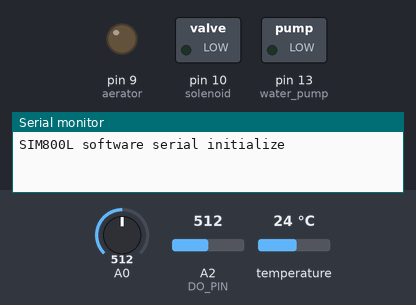
Simulated run of this sketch. Board: Arduino Uno, built with avr-gcc and run on an emulated ATmega328P. Shown: switched loads named in the sketch (green lamp = pin HIGH), output pins drawn as LEDs (lit = HIGH), the last lines printed to the serial monitor. Inputs (shaded band) come from the test bench; at power-on: A0 = 512, A2 (DO_PIN) = 512, temperature 24 °C. The local clock reads 2024-03-15 10:24:30 at power-on unless the sketch sets it; the modem accepts every AT command (registered, SIM ready, sends succeed) and sends nothing else.

Above: at 1.1 s.
At 1.9 s:
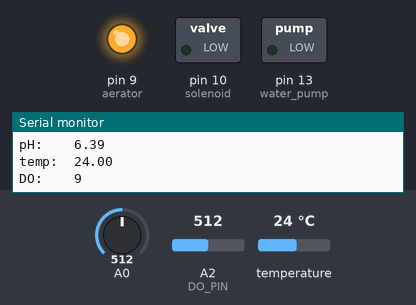
Timing chart, 0 to 3.4 s (numbered marks = the images above):
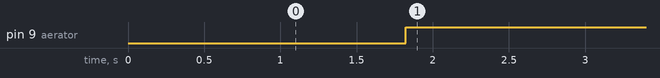

Measured:
- by itself, pin 9 (aerator): LOW → HIGH at 1.8 s

The sketch:

aqua-a1.ino
```cpp
  //---- Start: Including of all libraries ----//
#include <stdlib.h>
#include <Arduino.h>
#include "SoftwareSerial.h" //communication between arduino and nodemcu
#include <OneWire.h> // for temp
#include <DallasTemperature.h> // for temp
#include <DS3231.h>
#include <Wire.h>
#include <SoftwareSerial.h>
#define rxPin 11  //for GSM SIM800
#define txPin 10  //for GSM Sim 800

SoftwareSerial serialSIM800(10, 11);  //for GSM
SoftwareSerial nodemcu(6, 7); // serial communication from esp
String data1, data2, data3; // variables to parse data to nodemcu
int water_pump = 13;             //arduino pin for waterpump_relay
int solenoid = 10;               //arduino pin for solenoid_relay
int aerator = 9;                //arduino pin for aerator_relay


//--normal values for sensors--//
float pH_normal = 7; float  DO_normal = 5; float temp_normal = 25;
float pH_float=data1.toFloat(); float temp_float=data2.toFloat(); float DO_float=data3.toFloat();


DS3231  rtc(SDA, SCL);
Time t;

//water pump
int OnSec_wp = 5;          //turn on after x seconds
int OffSec_wp = 10;        // turn off after x seconds

//solenoid
int OnSec_sol=30;         //turn on after x seconds
int OffSec_sol=35;        //turn off after x seconds

//-- Start: PH SENSOR CODE--//
  float calibration_value = 21.34 - 0.7;
  int phval = 0;        //pin PH
  unsigned long int avgval;
  int buffer_arr[10],temp;
  float ph_act;

//-- End: PH SENSOR CODE --//

//-- Start: TEMP SENSOR CODE --//
  #define ONE_WIRE_BUS 4      //pin sa temp
  OneWire oneWire(ONE_WIRE_BUS);
  DallasTemperature temps(&oneWire);
  float Celcius = 0;
  float Fahrenheit = 0;
//-- End: TEMP SENSOR CODE --//

//-- Start: DO SENSOR CODE --//
  #define DO_PIN A2   //DO pin
  #define VREF 5000    //VREF (mv)
  #define ADC_RES 1024 //ADC Resolution
  #define CAL1_V (2084) //mv
  #define CAL1_T (29)   //℃
  #define READ_TEMP (29)

  const uint16_t DO_Table[41] = {
  14460, 14220, 13820, 13440, 13090, 12740, 12420, 12110, 11810, 11530,
  11260, 11010, 10770, 10530, 10300, 10080, 9860, 9660, 9460, 9270,
  9080, 8900, 8730, 8570, 8410, 8250, 8110, 7960, 7820, 7690,
  7560, 7430, 7300, 7180, 7070, 6950, 6840, 6730, 6630, 6530, 6410
};

uint8_t Temperaturet;
uint16_t ADC_Raw;
uint16_t ADC_Voltage;
uint16_t DO;

int16_t readDO(uint32_t voltage_mv, uint8_t temperature_c)
{
#if TWO_POINT_CALIBRATION == 0
  uint16_t V_saturation = (uint32_t)CAL1_V + (uint32_t)35 * temperature_c - (uint32_t)CAL1_T * 35;
  return (voltage_mv * DO_Table[temperature_c] / V_saturation);
#else
  uint16_t V_saturation = (int16_t)((int8_t)temperature_c - CAL2_T) * ((uint16_t)CAL1_V - CAL2_V) / ((uint8_t)CAL1_T - CAL2_T) + CAL2_V;
  return (voltage_mv * DO_Table[temperature_c] / V_saturation);
#endif
}
//-- End: DO SENSOR CODE --//

//--- End: Defining of variables ----//


void setup() {

  Serial.begin(9600); //start serial
  nodemcu.begin(9600); //start connection between arduino to esp

  //GSM
  serialSIM800.begin(9600);
  delay(1000);
  Serial.println("SIM800L software serial initialize");
  serialSIM800.println("AT");
  pinMode(aerator, OUTPUT);
  digitalWrite(aerator, LOW);


   //relay and rtc
  rtc.begin();
  rtc.setDOW(FRIDAY);
  rtc.setTime(11, 0, 0);      //hours,minutes,second
  rtc.setDate(30,10,2023);    //day,month,year

  //Water pump
  pinMode(water_pump, OUTPUT);
  digitalWrite(water_pump, LOW);


  //solenoid
  pinMode(solenoid,OUTPUT);
  digitalWrite(solenoid,LOW);

  //aerator
  pinMode(aerator,OUTPUT);
  digitalWrite(solenoid,LOW);


}
void loop() {

 //-- Start: PH Sensor code --//
  for(int i=0;i<10;i++)
 {
 buffer_arr[i]=analogRead(A0);
 }
 delay(30);
 for(int i=0;i<9;i++)
 {
 for(int j=i+1;j<10;j++)
 {
 if(buffer_arr[i]>buffer_arr[j])
 {
 temp=buffer_arr[i];
 buffer_arr[i]=buffer_arr[j];
 buffer_arr[j]=temp;
 }
 }
 }
 avgval=0;
 for(int i=2;i<8;i++)
 avgval+=buffer_arr[i];
 float volt=(float)avgval*5.0/1024/6;
  ph_act = -5.70 * volt + calibration_value;
  data1 = ph_act;

  //-- End: PH Sensor code --//


   //-- Start: TEMP Sensor code --//
  temps.requestTemperatures();
  Celcius = temps.getTempCByIndex(0);
  Fahrenheit = temps.toFahrenheit(Celcius);
  data2 = Celcius;
  //-- End: TEMP Sensor code --//


   //-- Start: DO Sensor code --//
  Temperaturet = (uint8_t)READ_TEMP;
  ADC_Raw = analogRead(DO_PIN);
  ADC_Voltage = uint32_t(VREF) * ADC_Raw / ADC_RES;
  data3 = (readDO(ADC_Voltage, Temperaturet)/1000);
  //-- End: DO Sensor code --//


  //Send data to nodemcu
  nodemcu.print(data1); nodemcu.print("A");
  nodemcu.print(data2); nodemcu.print("B");
  nodemcu.print(data3); nodemcu.print("C");
  nodemcu.print("\n");

  //monitor data
  Serial.print("pH:    "); Serial.println(data1);
  Serial.print("temp:  "); Serial.println(data2);
  Serial.print("DO:    "); Serial.println(data3);
 //--GSM--//


  if (pH_float < pH_normal || DO_float < DO_normal || temp_float< temp_normal) {
    digitalWrite(aerator, HIGH);
    //--Send Message Alert--//
     serialSIM800.write("AT+CMFG=1\r\n");
     delay(1000);
     serialSIM800.write("AT+CMGS=\"+639124656787\"\r\n");
     delay(1000);
    serialSIM800.write("ALERT");
    delay(1000);
    serialSIM800.write((char)26);
    delay(1000);
    Serial.println("Sent");
    delay(1000);}
   else
  {
    digitalWrite(aerator, LOW);
    delay(1000);
    //--SendMessageNormal()--//
    serialSIM800.write("AT+CMFG=1\r\n");
    delay(1000);
    serialSIM800.write("AT+CMGS=\"+639124656787\"\r\n");
    delay(1000);
    serialSIM800.write("NORMAL");
    delay(1000);
    serialSIM800.write((char)26);
    delay(1000);
    Serial.println("Sent");
    }

 }
```
